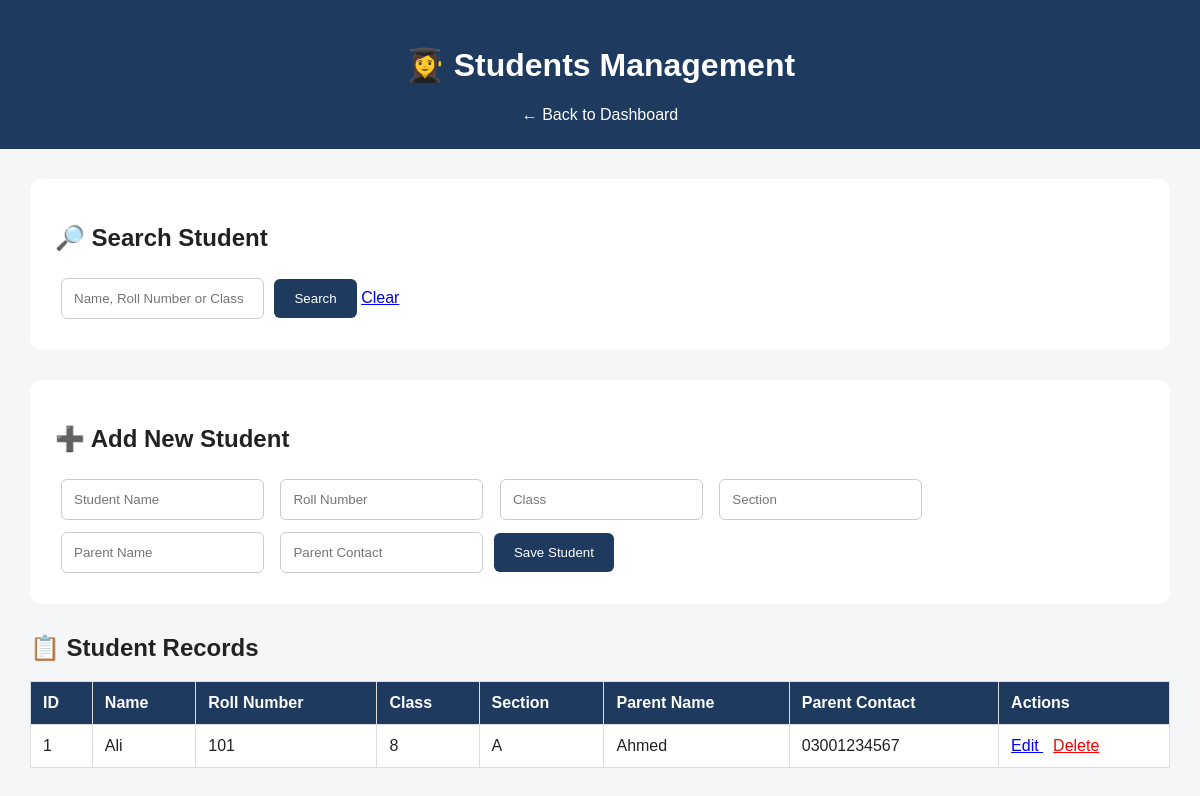
/students, run on the app's committed database.
### tables this page shows
CREATE TABLE students (
            id INTEGER PRIMARY KEY AUTOINCREMENT,
            name TEXT NOT NULL,
            roll_number TEXT NOT NULL,
            class_name TEXT NOT NULL,
            section TEXT,
            parent_name TEXT,
            parent_contact TEXT
        );

### app.py (the view)
@app.route("/students")
def students():
    search = request.args.get("search", "")
    conn = get_db()
    if search:
        student_list = conn.execute("""
            SELECT * FROM students
            WHERE name LIKE ?
            OR roll_number LIKE ?
            OR class_name LIKE ?
            ORDER BY id DESC
        """, (
            "%" + search + "%",
            "%" + search + "%",
            "%" + search + "%"
        )).fetchall()
    else:
        student_list = conn.execute("""
            SELECT * FROM students
            ORDER BY id DESC
        """).fetchall()
    conn.close()
    return render_template(
        "students.html",
        students=student_list,
        search=search
    )

### app.py (called while the page is built)
def get_db():
    conn = sqlite3.connect("school.db")
    conn.row_factory = sqlite3.Row
    return conn

### New folder/templates/students.html (shortened to what this page needs)
<!DOCTYPE html>
<html>
<head>
    <link rel="stylesheet" href="/static/style.css">
</head>
<body>
    <div class="header">
        <h1>👩‍🎓 Students Management</h1>
        <a href="/">← Back to Dashboard</a>
    </div>
    <div class="container">
        <div class="form-box">
            <h2>🔎 Search Student</h2>
            <form method="GET" action="/students">
                <input
                    type="text"
                    name="search"
                    placeholder="Name, Roll Number or Class"
                    value="{{ search }}"
                >
                <button type="submit">Search</button>
                <a href="/students">Clear</a>
            </form>
        </div>
        <div class="form-box">
            <h2>➕ Add New Student</h2>
            <form method="POST" action="/add_student">
                <input
                    type="text"
                    name="name"
                    placeholder="Student Name"
                    required
                >
                <input
                    type="text"
                    name="roll_number"
                    placeholder="Roll Number"
                    required
                >
                <input
                    type="text"
                    name="class_name"
                    placeholder="Class"
                    required
                >
                <input
                    type="text"
                    name="section"
                    placeholder="Section"
                >
                <input
                    type="text"
                    name="parent_name"
                    placeholder="Parent Name"
                >
                <input
                    type="text"
                    name="parent_contact"
                    placeholder="Parent Contact"
                >
                <button type="submit">
                    Save Student
                </button>
            </form>
        </div>
        <h2>📋 Student Records</h2>
        <table>
            <tr>
                <th>ID</th>
                <th>Name</th>
                <th>Roll Number</th>
                <th>Class</th>
                <th>Section</th>
                <th>Parent Name</th>
                <th>Parent Contact</th>
                <th>Actions</th>
            </tr>
            {% for student in students %}
            <tr>
                <td>{{ student["id"] }}</td>
                <td>{{ student["name"] }}</td>
                <td>{{ student["roll_number"] }}</td>
                <td>{{ student["class_name"] }}</td>
                <td>{{ student["section"] or "" }}</td>
                <td>{{ student["parent_name"] or "" }}</td>
                <td>{{ student["parent_contact"] or "" }}</td>
                <td>
                    <a
                        class="edit"
                        href="/edit_student/{{ student['id'] }}"
                    >
                        Edit
                    </a>
                    <a
                        class="delete"
                        href="/delete_student/{{ student['id'] }}"
                        onclick="return confirm('Delete this student?')"
                    >
                        Delete
                    </a>
                </td>
            </tr>
            {% else %}
            <tr>
                <td colspan="8">
                    No students found.
                </td>
            </tr>
            {% endfor %}
        </table>
    </div>
</body>
</html>

### New folder/templates/static/style.css (style rules this page uses)
body { font-family: Arial, sans-serif; margin: 0; background: #f4f6f8; color: #222; }
.header { background: #1e3a5f; color: white; padding: 25px; text-align: center; }
.header a { color: white; text-decoration: none; }
.container { padding: 30px; }
.form-box { background: white; padding: 25px; border-radius: 12px; margin-bottom: 30px; }
input { padding: 12px; margin: 6px; border: 1px solid #ccc; border-radius: 6px; }
button { padding: 12px 20px; background: #1e3a5f; color: white; border: none; border-radius: 6px; cursor: pointer; }
table { width: 100%; background: white; border-collapse: collapse; }
th, td { padding: 12px; border: 1px solid #ddd; text-align: left; }
th { background: #1e3a5f; color: white; }
.edit { color: blue; margin-right: 10px; }
.delete { color: red; }

### data on the page
students: id "1", name "Ali", roll_number "101", class_name "8", section "A", parent_name "Ahmed", parent_contact "03001234567"
